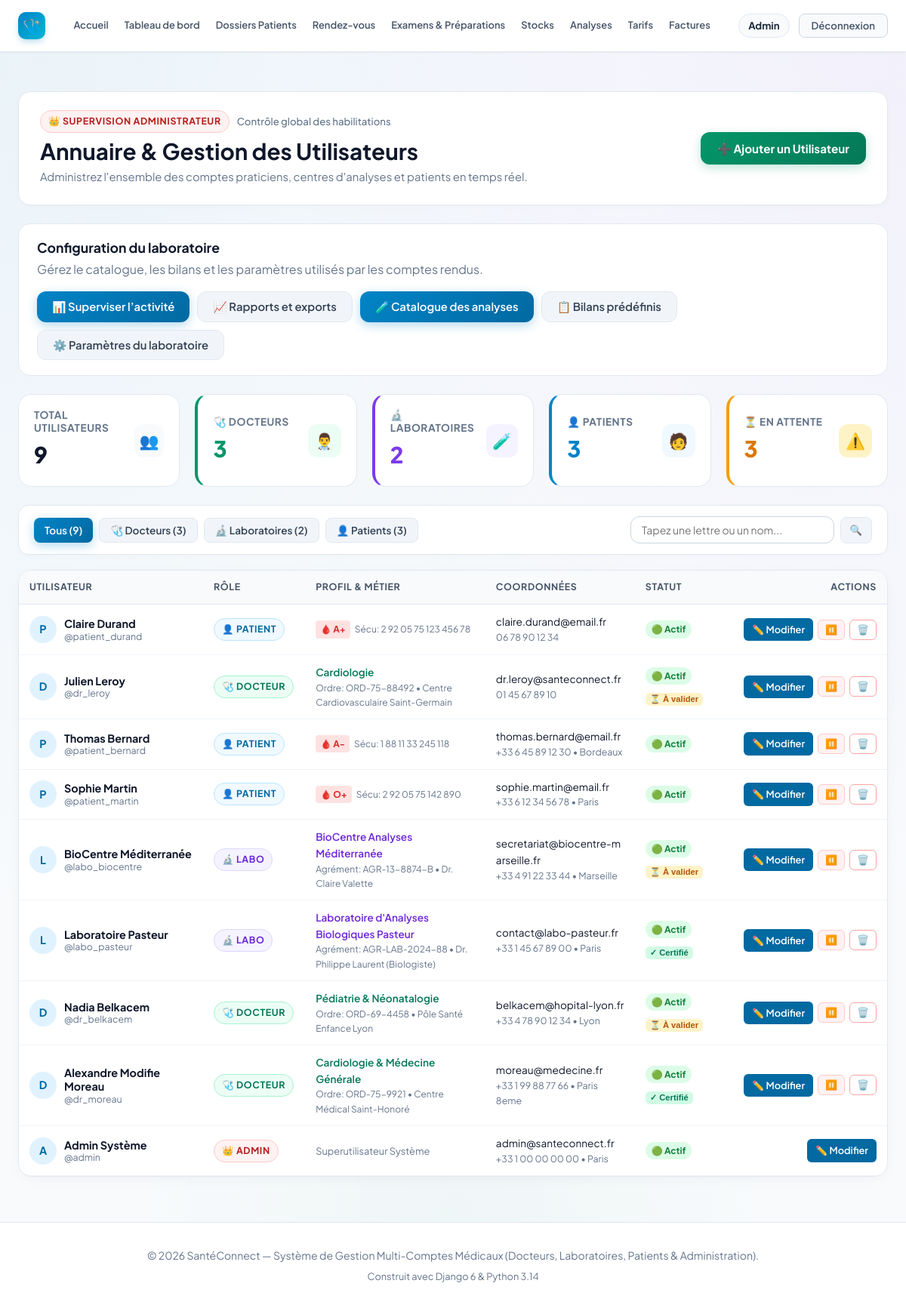
Page /dashboard/admin-hub/ (signed in) on the earlier database version.
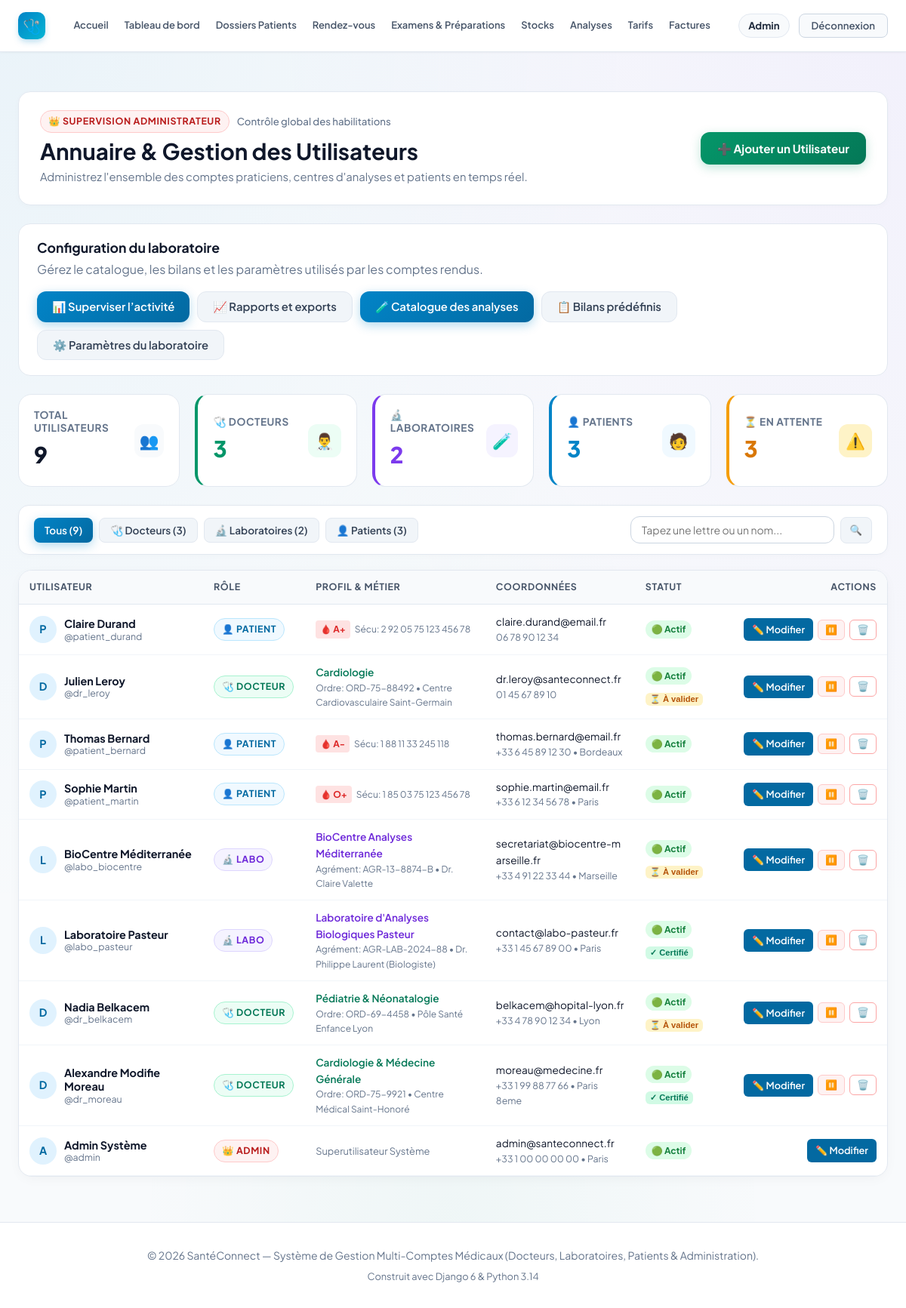
Same page on the later database version.
### accounts/models.py (models this page shows, shortened)
class User(AbstractUser):
    class Role(models.TextChoices):
        ADMIN = 'ADMIN', 'Administrateur'
        DOCTEUR = 'DOCTEUR', 'Docteur'
        LABORATOIRE = 'LABORATOIRE', 'Laboratoire'
        PATIENT = 'PATIENT', 'Patient'
    role = models.CharField(
        max_length=20,
        choices=Role.choices,
        default=Role.PATIENT,
        verbose_name="Rôle utilisateur"
    )
    phone = models.CharField(max_length=25, blank=True, null=True, verbose_name="Téléphone")
    address = models.CharField(max_length=255, blank=True, null=True, verbose_name="Adresse")
    city = models.CharField(max_length=100, blank=True, null=True, verbose_name="Ville")
    is_verified = models.BooleanField(
        default=False,
        verbose_name="Compte certifié / validé",
        help_text="Coché par l'administrateur pour valider l'activité d'un docteur ou laboratoire."
    )
    objects = CustomUserManager()
    class Meta:
        verbose_name = "Utilisateur"
        verbose_name_plural = "Tous les Utilisateurs"
    @property
    def is_patient(self):
        return self.role == self.Role.PATIENT
    @property
    def is_admin_user(self):
        return self.role == self.Role.ADMIN or self.is_superuser

class PatientProfile(models.Model):
    BLOOD_GROUPS = [
        ('A+', 'A+'), ('A-', 'A-'),
        ('B+', 'B+'), ('B-', 'B-'),
        ('AB+', 'AB+'), ('AB-', 'AB-'),
        ('O+', 'O+'), ('O-', 'O-'),
    ]
    user = models.OneToOneField(
        User,
        on_delete=models.CASCADE,
        related_name='patient_profile',
        verbose_name="Compte utilisateur"
    )
    date_naissance = models.DateField(
        null=True,
        blank=True,
        verbose_name="Date de naissance"
    )
    groupe_sanguin = models.CharField(
        max_length=5,
        choices=BLOOD_GROUPS,
        blank=True,
        default='O+',
        verbose_name="Groupe sanguin"
    )
    numero_securite_sociale = models.CharField(
        max_length=60,
        blank=True,
        null=True,
        verbose_name="N° Sécurité Sociale / Identifiant Patient"
    )
    antecedents = models.TextField(
        blank=True,
        verbose_name="Antécédents médicaux & allergies"
    )
    personne_contact = models.CharField(
        max_length=150,
        blank=True,
        verbose_name="Contact en cas d'urgence (Nom & Tél)"
    )
    class Meta:
        verbose_name = "Profil Patient"
        verbose_name_plural = "Profils Patients"

### accounts/views.py (the view, shortened to what this page needs)
# urls.py: path('dashboard/admin-hub/', views.admin_dashboard, name='admin_dashboard'),
@login_required
@user_passes_test(is_admin_check, login_url='login')
def admin_dashboard(request):
    search_query = request.GET.get('q', '').strip()
    role_filter = request.GET.get('role', 'ALL')
    users_qs = User.objects.all().select_related(
        'doctor_profile', 'lab_profile', 'patient_profile'
    ).order_by('-date_joined')
    if role_filter != 'ALL':
        users_qs = users_qs.filter(role=role_filter)
    total_users = User.objects.count()
    doctors_count = User.objects.filter(role=User.Role.DOCTEUR).count()
    labs_count = User.objects.filter(role=User.Role.LABORATOIRE).count()
    patients_count = User.objects.filter(role=User.Role.PATIENT).count()
    pending_verification = User.objects.filter(
        role__in=[User.Role.DOCTEUR, User.Role.LABORATOIRE],
        is_verified=False
    ).count()
    context = {
        'users': users_qs,
        'search_query': search_query,
        'role_filter': role_filter,
        'stats': {
            'total': total_users,
            'doctors': doctors_count,
            'labs': labs_count,
            'patients': patients_count,
            'pending': pending_verification,
        }
    }
    return render(request, 'accounts/dashboard_admin.html', context)

### accounts/views.py (called while the page is built)
def is_admin_check(user):
    return user.is_authenticated and (user.is_admin_user or user.is_staff or user.is_superuser)

### templates/accounts/dashboard_admin.html (shortened to what the changed rows need)
{% extends 'base.html' %}
{% block content %}
<div class="container-wide" style="padding-top: 8px;">
    <div style="background: #ffffff; border: 1px solid #e2e8f0; border-radius: 16px; padding: 24px 28px; margin-bottom: 24px; box-shadow: 0 2px 10px rgba(0,0,0,0.02); display: flex; align-items: center; justify-content: space-between; flex-wrap: wrap; gap: 20px;">
        <div>
            <h1 style="font-size: 1.85rem; color: #0f172a; margin-bottom: 4px;">
                Annuaire & Gestion des Utilisateurs
            </h1>
        </div>
    </div>
    <section style="background:#fff; border:1px solid #e2e8f0; border-radius:16px; padding:20px 24px; margin-bottom:24px;">
        <h2 style="font-size:1.1rem; margin:0 0 6px; color:#0f172a;">Configuration du laboratoire</h2>
    </section>
    <div class="table-responsive">
        <table class="data-table" id="table-users-list">
            <thead>
                <tr>
                    <th style="width: 22%;">Utilisateur</th>
                    <th style="width: 12%;">Rôle</th>
                    <th style="width: 22%;">Profil & Métier</th>
                    <th style="width: 18%;">Coordonnées</th>
                    <th style="width: 12%;">Statut</th>
                    <th style="width: 14%; text-align: right;">Actions</th>
                </tr>
            </thead>
            <tbody id="users-table-body">
                {% for u in users %}
                    <tr class="user-data-row"
                        data-username="{{ u.username|lower }}"
                        data-name="{{ u.get_full_name|default:''|lower }}"
                        data-firstname="{{ u.first_name|default:''|lower }}"
                        data-lastname="{{ u.last_name|default:''|lower }}"
                        data-email="{{ u.email|default:''|lower }}"
                        data-role="{{ u.role|lower }}"
                        data-city="{{ u.city|default:''|lower }}"
                        data-details="{{ u.doctor_profile.specialite|default:''|lower }} {{ u.lab_profile.nom_laboratoire|default:''|lower }}">
                        <td>
                            <div style="display: flex; align-items: center; gap: 10px;">
                                <div style="width: 36px; height: 36px; min-width: 36px; border-radius: 50%; background: #e0f2fe; color: #0369a1; display: flex; align-items: center; justify-content: center; font-weight: 700; font-size: 0.9rem;">
                                    {{ u.username|slice:":1"|upper }}
                                </div>
                                <div style="line-height: 1.25;">
                                    <a href="{% url 'admin_edit_user' u.id %}" style="color: #0f172a; font-weight: 700; font-size: 0.9rem;" title="Modifier ce compte">
                                        {{ u.get_full_name|default:u.username }}
                                    </a>
                                    <span style="font-size: 0.775rem; color: #64748b; display: block;">@{{ u.username }}</span>
                                </div>
                            </div>
                        </td>
                        <td>
                            <span class="badge-role {{ u.role }}">
                                {% if u.role == 'DOCTEUR' %}🩺 Docteur
                                {% elif u.role == 'LABORATOIRE' %}🔬 Labo
                                {% elif u.role == 'PATIENT' %}👤 Patient
                                {% else %}👑 Admin
                                {% endif %}
                            </span>
                        </td>
                        <td>
                            {% if u.role == 'DOCTEUR' %}
                                <div style="font-weight: 600; color: #047857; font-size: 0.85rem;">{{ u.doctor_profile.specialite|default:"Médecine Générale" }}</div>
                                <div style="font-size: 0.75rem; color: #64748b;">
                                    {% if u.doctor_profile.numero_ordre %}Ordre: {{ u.doctor_profile.numero_ordre }}{% endif %}
                                    {% if u.doctor_profile.cabinet_name %} • {{ u.doctor_profile.cabinet_name }}{% endif %}
                                </div>
                            {% elif u.role == 'LABORATOIRE' %}
                                <div style="font-weight: 600; color: #6d28d9; font-size: 0.85rem;">{{ u.lab_profile.nom_laboratoire|default:"BioSanté" }}</div>
                                <div style="font-size: 0.75rem; color: #64748b;">
                                    {% if u.lab_profile.numero_agrement %}Agrément: {{ u.lab_profile.numero_agrement }}{% endif %}
                                    {% if u.lab_profile.responsable %} • {{ u.lab_profile.responsable }}{% endif %}
                                </div>
                            {% elif u.role == 'PATIENT' %}
                                <div style="display: flex; align-items: center; gap: 6px;">
                                    <span style="background: #fee2e2; color: #dc2626; font-weight: 700; padding: 2px 6px; border-radius: 4px; font-size: 0.75rem;">
                                        🩸 {{ u.patient_profile.groupe_sanguin|default:"O+" }}
                                    </span>
                                    {% if u.patient_profile.numero_securite_sociale %}
                                        <span style="font-size: 0.75rem; color: #64748b;">Sécu: {{ u.patient_profile.numero_securite_sociale }}</span>
                                    {% endif %}
                                </div>
                            {% else %}
                                <span style="color: #64748b; font-size: 0.8rem;">Superutilisateur Système</span>
                            {% endif %}
                        </td>
                        <td>
                            <div style="font-size: 0.85rem; color: #0f172a; word-break: break-all;">{{ u.email|default:"-" }}</div>
                            <div style="font-size: 0.775rem; color: #64748b;">
                                {{ u.phone|default:"" }}{% if u.city %} • {{ u.city }}{% endif %}
                            </div>
                        </td>
                        <td>
                            <div style="display: flex; flex-direction: column; gap: 4px; align-items: flex-start;">
                                {% if u.is_active %}
                                    <span style="background: #dcfce7; color: #15803d; font-weight: 700; padding: 2px 8px; border-radius: 9999px; font-size: 0.75rem;">
                                        🟢 Actif
                                    </span>
                                {% else %}
                                    <span style="background: #fee2e2; color: #b91c1c; font-weight: 700; padding: 2px 8px; border-radius: 9999px; font-size: 0.75rem;">
                                        🔴 Suspendu
                                    </span>
                                {% endif %}
                            </div>
                        </td>
                        <td style="text-align: right; white-space: nowrap;">
                            <div style="display: inline-flex; gap: 6px; align-items: center; justify-content: flex-end;">
                                <a href="{% url 'admin_edit_user' u.id %}" class="btn-table-edit" id="btn-edit-user-{{ u.id }}" title="Modifier toutes les informations">
                                    ✏️ Modifier
                                </a>
                                {% if u != request.user %}
                                    <form method="post" action="{% url 'toggle_user_active' u.id %}" style="display: inline;">
                                        {% if u.is_active %}
                                            <button type="submit" class="btn-table-suspend" title="Suspendre l'accès de ce compte">
                                                ⏸️
                                            </button>
                                        {% else %}
                                            <button type="submit" class="btn-table-activate" title="Réactiver ce compte">
                                                ▶️
                                            </button>
                                        {% endif %}
                                    </form>
                                    <form method="post" action="{% url 'admin_delete_user' u.id %}" style="display: inline;" onsubmit="return confirm('Confirmer la suppression définitive du compte @{{ u.username }} ?');">
                                        <button type="submit" class="btn-table-delete" title="Supprimer définitivement ce compte">
                                            🗑️
                                        </button>
                                    </form>
                                {% endif %}
                            </div>
                        </td>
                    </tr>
                {% empty %}
                    <tr id="empty-initial-row">
                        <td colspan="6" style="text-align: center; padding: 36px; color: var(--text-muted);">
                            Aucun utilisateur trouvé dans la base de données.
                        </td>
                    </tr>
                {% endfor %}
            </tbody>
        </table>
    </div>
</div>
{% endblock %}

Differences in the rows shown:
changed through a linked row, User "Sophie Martin": patient_profile.numero_securite_sociale "2 92 05 75 142 890" → "1 85 03 75 123 456 78"
